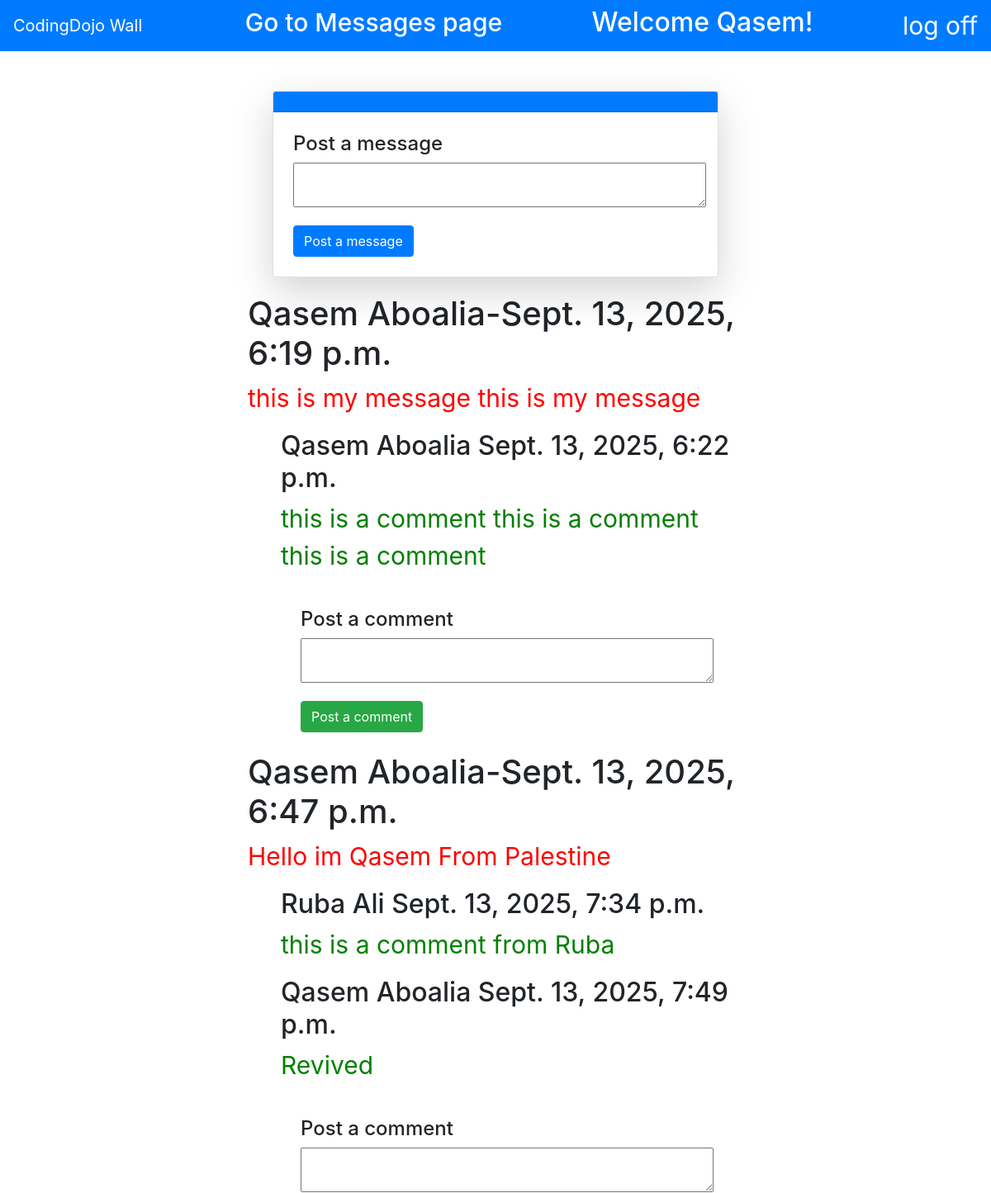
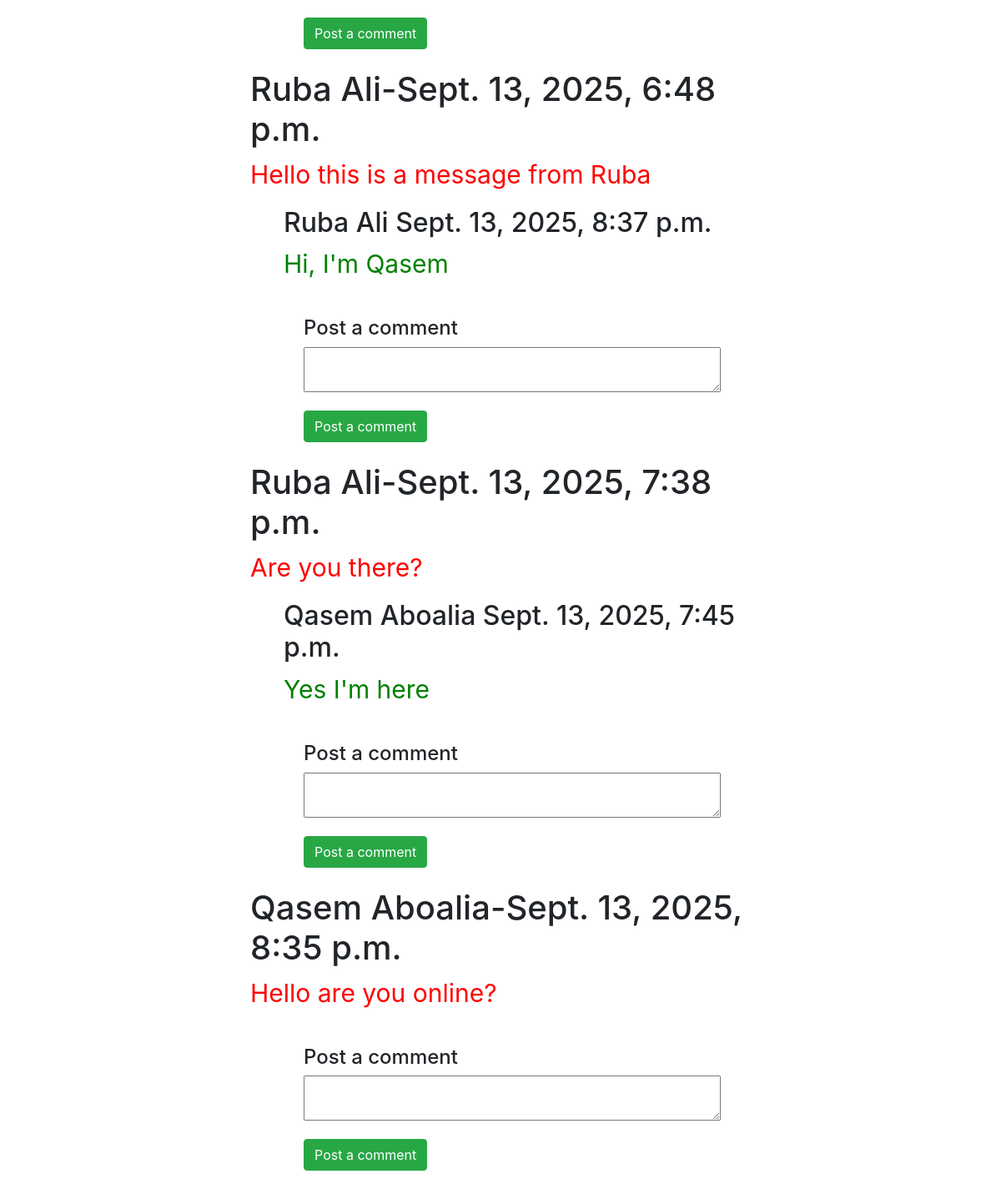
Screenshot of /wall/ (signed in) with the database file from the repository (2 pictures, top to bottom).
### the_wall_app/models.py (models this page shows, shortened)
class Users(models.Model):
    first_name=models.CharField(max_length=45)
    last_name=models.CharField(max_length=45)
    email=models.EmailField(max_length=255 , unique=True)
    password=models.CharField(max_length=255)
    created_at=models.DateTimeField(auto_now_add=True)
    updated_at=models.DateTimeField(auto_now=True)
    objects=usersManager()

class Messages(models.Model):
    content=models.TextField(max_length=255)
    user=models.ForeignKey(Users,related_name='user_message',on_delete=models.CASCADE)
    created_at=models.DateTimeField(auto_now_add=True)
    updated_at=models.DateTimeField(auto_now=True)

class Comments(models.Model):
    comment=models.TextField(max_length=255)
    message=models.ForeignKey(Messages,related_name='message_comment',on_delete=models.CASCADE)
    user=models.ForeignKey(Users,related_name='user_comment',on_delete=models.CASCADE)
    created_at=models.DateTimeField(auto_now_add=True)
    updated_at=models.DateTimeField(auto_now=True)

### the_wall_app/views.py (the view)
# urls.py: path('wall/',views.wall,name='wall'),
def wall(request):
    if 'userid' not in request.session:
        messages.error(request,'Please log in first', extra_tags='login')
        return redirect('/')
    user=Users.objects.get(id=request.session['userid'])
    data={
        'user':user,
        'Messages':Messages.objects.all(),
        'Comments':Comments.objects.all().order_by('created_at')
    }
    return render (request,'comment.html',data)

### the_wall_app/templates/comment.html (shortened to what this page needs)
{% load static %}
<!DOCTYPE html>
<html lang="en">
<head>
    <link rel="stylesheet" href="{% static 'the_wall_app/style.css' %}">
    <link rel="stylesheet" href="https://cdn.jsdelivr.net/npm/bootstrap@4.3.1/dist/css/bootstrap.min.css"
>
</head>
<body>
    <nav style="color: white; font-size: 30px;" class="navbar navbar-light bg-primary justify-content-between">
        <a class="navbar-brand">CodingDojo Wall</a>
        <h2 ><a style="color: white; font-size: 30px;" href="{% url 'home' %}">Go to Messages page</a></h2>
        <h2>Welcome {{user.first_name}}!</h2>
        <a style="color: white; font-size: 30px;" href="{% url 'logout' %}">log off</a>
    </nav>
    <div class="main">
        <div class="container mt-5">
            <div class="row justify-content-center">
                <div class="col-md-6">
                    <div class="card shadow-lg rounded-3">
                        <div class="card-header text-center bg-primary text-white">
                        </div>
                        <div class="card-body p-4">
                            <form action="{% url 'post_msg' %}" method="POST">
                                <div class="mb-3">
                                    <h4>Post a message</h4>
                                    <textarea style="width: 500px" ; class="form-msg" name="content"
                                        id="content"></textarea>
                                </div>
                                <div class="d-grid">
                                    <button type="submit" class="btn btn-primary">Post a message</button>
                                </div>
                            </form>
                        </div>
                    </div>
                </div>
            </div>
        </div>
    </div>
    <div style="width: 50%; margin:20px auto;" class="contet">
        {% for msg in Messages %}
        <h1>{{msg.user.first_name}} {{msg.user.last_name}}-{{msg.created_at}}</h1>
        <p style="font-size: 30px; color: red;">{{msg.content}}</p>
        {% for comment in Comments %}
        {% if comment.message.id == msg.id %}
        <h2 style="margin-left: 40px;">{{comment.user.first_name}} {{comment.user.last_name}} {{comment.created_at}}
        </h2>
        <p style="font-size: 30px; color: green; margin-left: 40px;">{{comment.comment}}</p>
        {% endif %}
        {% endfor %}
        <div class="card-body p-4" style="margin-left: 40px;">
            <form action="{% url 'post_comment' %}" method="POST">
                <div class="mb-3">
                    <h4>Post a comment</h4>
                    <textarea style="width: 500px" ; class="form-msg" name="comment" id="comment"></textarea>
                </div>
                <div class="d-grid">
                    <button type="submit" class="btn btn-success">Post a comment</button>
                </div>
            </form>
        </div>
        {% endfor %}
    </div>
</body>
</html>

### the_wall_app/static/the_wall_app/style.css (style rules this page uses)
.main { display: flex; justify-content: space-between; }

### rows the page displays
Users: first_name "Qasem"
Messages: user.first_name "Qasem", user.last_name "Aboalia", created_at "Sept. 13, 2025, 6:19 p.m.", content "this is my message this is my message"
Comments: user.first_name "Qasem", user.last_name "Aboalia", created_at "Sept. 13, 2025, 6:22 p.m.", comment "this is a comment this is a comment this is a comment"
Messages: user.first_name "Qasem", user.last_name "Aboalia", created_at "Sept. 13, 2025, 6:47 p.m.", content "Hello im Qasem From Palestine"
Comments: user.first_name "Ruba", user.last_name "Ali", created_at "Sept. 13, 2025, 7:34 p.m.", comment "this is a comment from Ruba"
Comments: user.first_name "Qasem", user.last_name "Aboalia", created_at "Sept. 13, 2025, 7:49 p.m.", comment "Revived"
Messages: user.first_name "Ruba", user.last_name "Ali", created_at "Sept. 13, 2025, 6:48 p.m.", content "Hello this is a message from Ruba"
Comments: user.first_name "Ruba", user.last_name "Ali", created_at "Sept. 13, 2025, 8:37 p.m.", comment "Hi, I'm Qasem"
Messages: user.first_name "Ruba", user.last_name "Ali", created_at "Sept. 13, 2025, 7:38 p.m.", content "Are you there?"
Comments: user.first_name "Qasem", user.last_name "Aboalia", created_at "Sept. 13, 2025, 7:45 p.m.", comment "Yes I'm here"
Messages: user.first_name "Qasem", user.last_name "Aboalia", created_at "Sept. 13, 2025, 8:35 p.m.", content "Hello are you online?"
